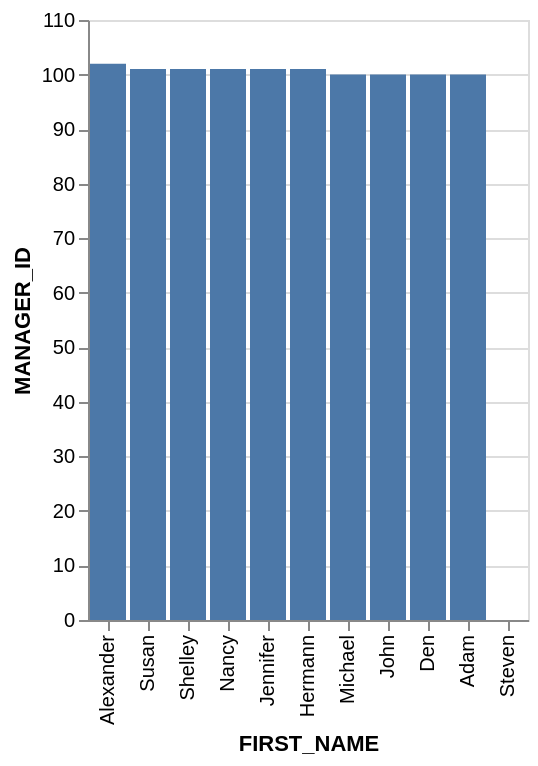

Write a Vega-Lite specification for this figure.
### Vega-Lite specification from a JSON file in a GitHub repository (floating-point values rounded to 4 significant figures)
{"data": {"values": [{"x_data": "Alexander", "y_data": 102}, {"x_data": "Susan", "y_data": 101}, {"x_data": "Shelley", "y_data": 101}, {"x_data": "Nancy", "y_data": 101}, {"x_data": "Jennifer", "y_data": 101}, {"x_data": "Hermann", "y_data": 101}, {"x_data": "Michael", "y_data": 100}, {"x_data": "John", "y_data": 100}, {"x_data": "Den", "y_data": 100}, {"x_data": "Adam", "y_data": 100}, {"x_data": "Steven", "y_data": 0}]}, "mark": "bar", "encoding": {"x": {"field": "x_data", "type": "nominal", "title": "FIRST_NAME", "sort": {"op": "sum", "field": "y_data", "order": "descending"}}, "y": {"field": "y_data", "type": "quantitative", "title": "MANAGER_ID"}}}
